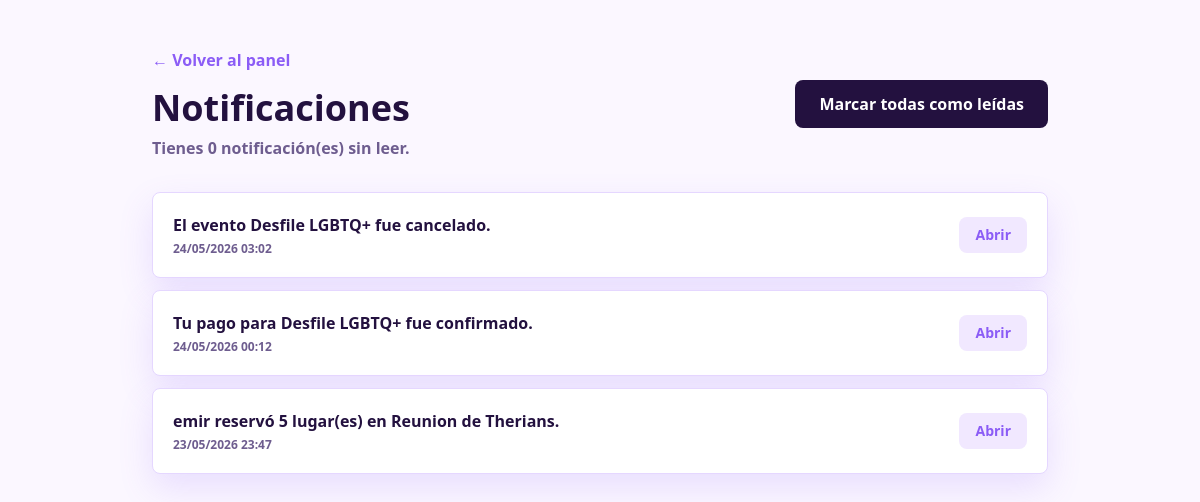
The page /notificaciones/ (signed in) on the database its author committed.
### web/models.py (models this page shows, shortened)
class NotificacionInterna(models.Model):
    usuario = models.ForeignKey(
        User, on_delete=models.CASCADE, related_name="notificaciones"
    )
    mensaje = models.CharField(max_length=255)
    fecha = models.DateTimeField(auto_now_add=True)
    leida = models.BooleanField(default=False)
    enlace = models.CharField(max_length=255, blank=True)
    class Meta:
        ordering = ["-fecha"]

### web/views.py (the view)
# urls.py: path("notificaciones/", notificaciones, name="notificaciones"),
@login_required(login_url="/login/")
def notificaciones(request):
    return render(
        request,
        "notificaciones.html",
        {
            "notificaciones": request.user.notificaciones.all(),
            "notificaciones_no_leidas": notificaciones_no_leidas(request.user),
        },
    )

### web/validation.py (called while the page is built)
def form_limits(request):
    return {"FORM_LIMITS": LIMITS}

### web/views.py (called while the page is built)
def notificaciones_no_leidas(usuario):
    if not usuario.is_authenticated:
        return 0
    return usuario.notificaciones.filter(leida=False).count()

### templates/notificaciones.html (shortened to what this page needs)
{% extends 'base.html' %}
{% block contenido %}
<div class="min-h-screen bg-gray-50 py-12 px-4">
    <div class="max-w-4xl mx-auto">
        <div class="flex flex-col md:flex-row md:items-center md:justify-between gap-4 mb-8">
            <div>
                <a href="{% url 'pagina_de_inicio' %}" class="text-indigo-600 font-bold hover:text-pink-500">
                    ← Volver al panel
                </a>
                <h1 class="text-4xl font-black text-gray-900 mt-4">Notificaciones</h1>
                <p class="text-gray-500 font-bold mt-2">
                    Tienes {{ notificaciones_no_leidas }} notificación(es) sin leer.
                </p>
            </div>
            <form method="POST" action="{% url 'marcar_todas_notificaciones_leidas' %}">
                <button type="submit"
                    class="bg-gray-900 text-white px-6 py-3 rounded-2xl font-black hover:bg-indigo-600 transition-all">
                    Marcar todas como leídas
                </button>
            </form>
        </div>
        <div class="space-y-3">
            {% for notificacion in notificaciones %}
            <div
                class="bg-white border {% if notificacion.leida %}border-gray-100{% else %}border-indigo-200{% endif %} rounded-[2rem] p-5 shadow-sm flex flex-col md:flex-row md:items-center md:justify-between gap-4">
                <div>
                    <p class="font-black text-gray-900">{{ notificacion.mensaje }}</p>
                    <p class="text-xs text-gray-400 font-bold mt-1">
                        {{ notificacion.fecha|date:"d/m/Y H:i" }}
                    </p>
                </div>
                <form method="POST" action="{% url 'marcar_notificacion_leida' notificacion.id %}">
                    <button type="submit"
                        class="bg-indigo-50 text-indigo-600 px-4 py-2 rounded-xl text-sm font-black hover:bg-indigo-600 hover:text-white transition-all">
                        {% if notificacion.enlace %}Abrir{% else %}Marcar leída{% endif %}
                    </button>
                </form>
            </div>
            {% empty %}
            <div class="bg-white border border-dashed border-gray-300 rounded-[2rem] p-10 text-center">
                <i class="fa fa-bell text-4xl text-gray-300 mb-4"></i>
                <p class="text-gray-500 font-bold">No tienes notificaciones.</p>
            </div>
            {% endfor %}
        </div>
    </div>
</div>
{% endblock %}

### static/app.css (style rules this page uses)
:root { --color-bg: #fbf7ff; --color-surface: #ffffff; --color-surface-muted: #f1e8ff; --color-border: #e5d7ff; --color-text: #23113f; --color-muted: #6e5d8f; --color-primary: #8b5cf6; --color-primary-dark: #7c3aed; --color-accent: #c53fda; --color-blue: #38bdf8; --color-success: #22c55e; --color-danger: #e11d48; --shadow-soft: 0 14px 34px rgba(139, 92, 246, 0.16); --radius: 8px; }
html { color: var(--color-text); }
body { background: var(--color-bg); }
.rounded-xl, .rounded-2xl, .rounded-3xl, .rounded-\[2rem\], .rounded-\[2\.5rem\], .rounded-full { border-radius: var(--radius) !important; }
.bg-gray-50, .bg-slate-50 { background-color: var(--color-bg) !important; }
.bg-white, .bg-white\/80, .bg-white\/90, .bg-white\/95 { background-color: var(--color-surface) !important; }
.bg-gray-100, .bg-indigo-50, .bg-pink-50, .bg-yellow-50, .bg-green-50, .bg-emerald-50, .bg-blue-50, .bg-purple-50, .bg-red-50 { background-color: var(--color-surface-muted) !important; }
.text-gray-900, .text-gray-950, .text-indigo-950 { color: var(--color-text) !important; }
.text-gray-400, .text-gray-500, .text-gray-600 { color: var(--color-muted) !important; }
.text-indigo-600, .text-indigo-500, .text-indigo-400, .text-blue-600, .text-purple-600 { color: var(--color-primary) !important; }
.bg-gray-900, .bg-gray-950, .bg-\[\#0f172a\] { background-color: var(--color-text) !important; }
.border-gray-100, .border-gray-200, .border-indigo-100, .border-pink-100, .border-white\/20, .border-white\/30 { border-color: var(--color-border) !important; }
.shadow-sm, .shadow-xl, .shadow-2xl, .shadow-lg { box-shadow: var(--shadow-soft) !important; }
button, a { overflow-wrap: anywhere; }

### rows shown on the page
NotificacionInterna: mensaje "El evento Desfile LGBTQ+ fue cancelado.", fecha "24/05/2026 03:02", enlace "Abrir"
NotificacionInterna: mensaje "Tu pago para Desfile LGBTQ+ fue confirmado.", fecha "24/05/2026 00:12", enlace "Abrir"
NotificacionInterna: mensaje "emir reservó 5 lugar(es) en Reunion de Therians.", fecha "23/05/2026 23:47", enlace "Abrir"

### other values the page prints
{{ notificaciones_no_leidas }} "0"
